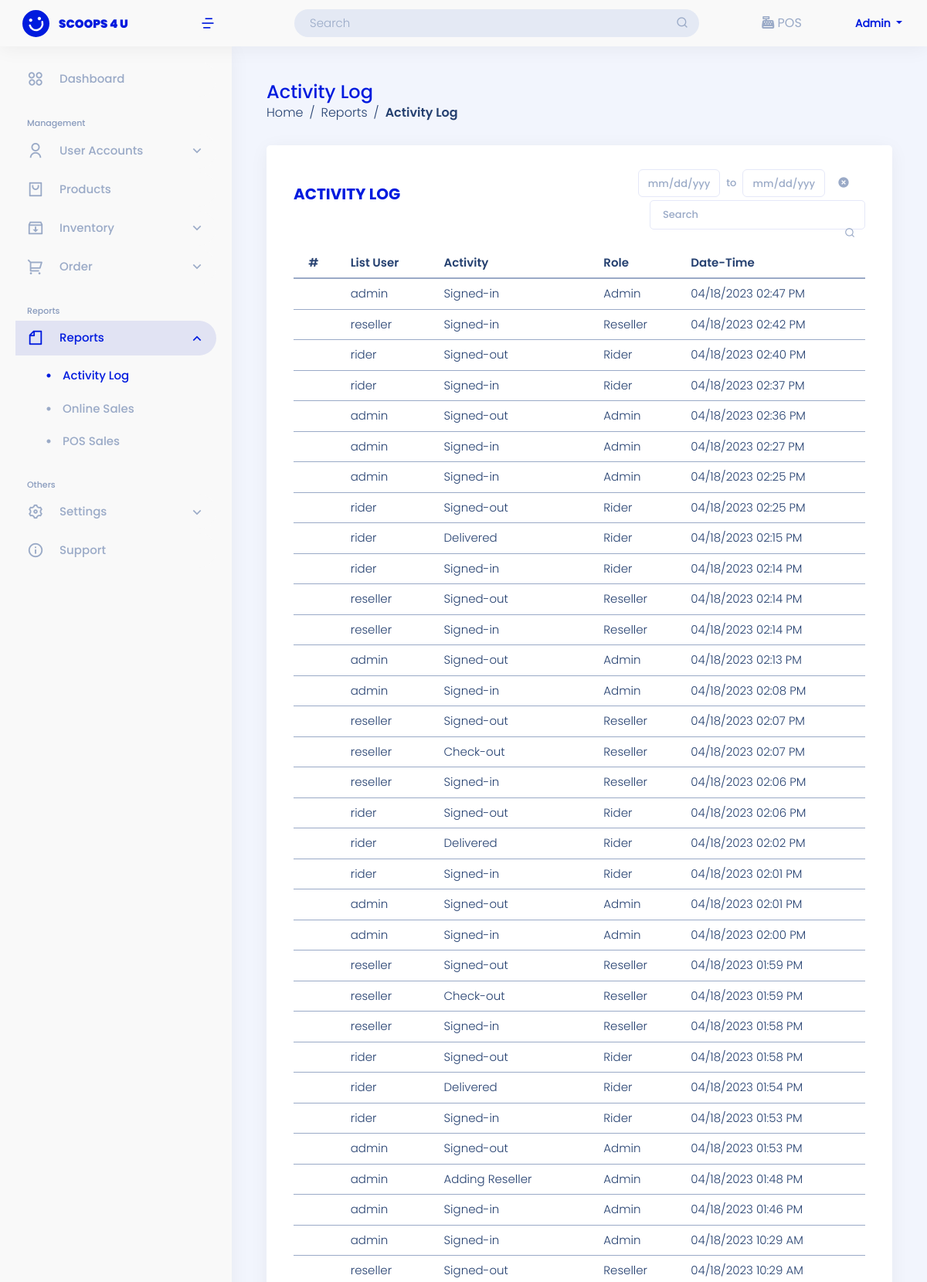
Screenshot of /user-site/reports/activity-log/ (signed in, upper part) with the database file from the repository.
### landing_page/models.py (models this page shows)
class User(AbstractUser):
    ROLE = ((" "," "),("admin","admin"),("staff","staff"),("reseller","reseller"),("rider","rider"))
    STAT = ((" "," "),("active","active"),("inactive","inactive"))
    role = models.CharField(max_length=50, null=True, default=None, choices=ROLE)
    status = models.CharField(max_length=50, null=True, default=None , choices=STAT)

### admin_site/models.py (models this page shows, shortened)
class Activity_log(models.Model):
    user_name = models.CharField(max_length=250, verbose_name=' Username')
    activity = models.CharField(max_length=250, verbose_name='Activity')
    date_time =  models.DateTimeField(default=timezone.now, verbose_name='Date and Time')
    role = models.CharField(max_length=100, null=True,verbose_name='Role')

### admin_site/views.py (the view)
# urls.py: path('reports/activity-log/', views.report_actlog, name='report_actlog'),
@login_required(login_url='landing_page:login')
def report_actlog(request):
    list_reports = Activity_log.objects.all().order_by('-id')
    context = {
        'list_reports':list_reports
    }
    return render(request, 'admin_site/reports/act_log.html', context)

### templates/admin_site/reports/act_log.html (shortened to what this page needs)
{% extends 'admin_site/base.html' %}
{% load static %}
{% block content %}
<aside id="sidebar" class="sidebar">
    <ul class="sidebar-nav" id="sidebar-nav">
        <li class="nav-item">
            <a class="nav-link collapsed" href="{% url 'admin_site:dashboard'%}" id="dash-ad">
            <i class="ri-apps-2-line" style="font-size: 22px; font-weight: 100; margin-right: 20px"></i>
            <span>Dashboard</span>
            </a>
        </li>
        <li class="nav-heading pt-3">Management</li>
        <li class="nav-item">
            <a class="nav-link collapsed" data-bs-target="#users-nav" data-bs-toggle="collapse" href="#">
                    <i class="ri-user-line" style="font-size: 22px; font-weight: 100; margin-right: 20px"></i><span>User Accounts</span><i class="ri-arrow-down-s-line ms-auto" style="font-size: 20px; font-weight: 100;" ></i>
            </a>
        </li>
        <li class="nav-item">
        <a class="nav-link collapsed" href="{%url 'admin_site:list_product' %}">
            <i class="ri-shopping-bag-2-line" style="font-size: 22px; font-weight: 100; margin-right: 20px"></i>
            <span>Products</span>
        </a>
        </li>
        <li class="nav-item">
        <a class="nav-link collapsed " data-bs-target="#inventory-nav" data-bs-toggle="collapse" href="#">
            <i class="ri-inbox-archive-line"style="font-size: 22px; font-weight: 100; margin-right: 20px"></i>
            <span>Inventory</span><i class="ri-arrow-down-s-line ms-auto" style="font-size: 20px; font-weight: 100;" ></i>
        </a>
        </li>
        <li class="nav-item">
        <a class="nav-link collapsed " data-bs-target="#sales-nav" data-bs-toggle="collapse" href="#">
            <i class="ri-shopping-cart-2-line" style="font-size: 22px; font-weight: 100; margin-right: 20px"></i><span>Order</span><i class="ri-arrow-down-s-line ms-auto" style="font-size: 20px; font-weight: 100;" ></i>
        </a>
        </li>
        <li class="nav-heading pt-3">Reports</li>
        <li class="mb-act nav-item active-nav">
            <a class="nav-link " data-bs-target="#reports-nav" data-bs-toggle="collapse" href="#">
                    <i class="ri-file-line" style="font-size: 22px; font-weight: 100; margin-right: 20px"></i><span>Reports</span><i class="ri-arrow-down-s-line ms-auto" style="font-size: 20px; font-weight: 100;" ></i>
            </a>
            <ul id="reports-nav" class="nav-content collapse show" data-bs-parent="#sidebar-nav">
                    <li>
                        <a href="{% url 'admin_site:report_actlog' %}" class="active">
                        <span>Activity Log</span>
                        </a>
                    </li>
                    <li>
                        <a href="{% url 'admin_site:report_online_sales' %}">
                        <span>Online Sales</span>
                        </a>
                    </li>
                    <li>
                        <a href="{% url 'admin_site:report_pos_sales' %}">
                        <span>POS Sales</span>
                        </a>
                    </li>
            </ul>
        </li>
        <li class="nav-heading pt-3">Others</li>
        <li class="nav-item">
            <a class="nav-link collapsed " data-bs-target="#settings-nav" data-bs-toggle="collapse" href="#">
                    <i class="ri-settings-3-line" style="font-size: 22px; font-weight: 100; margin-right: 20px"></i><span>Settings</span><i class="ri-arrow-down-s-line ms-auto" style="font-size: 20px; font-weight: 100;" ></i>
            </a>
        </li>
        <li class="nav-item">
            <a href="{% url 'admin_site:support' %}" class="nav-link collapsed ">
                    <i class="ri-information-line" style="font-size: 22px; font-weight: 100; margin-right: 20px"></i><span>Support</span>
            </a>
        </li>
    </ul>
</aside>
<main id="main" class="main mt-5">
    <div class="pagetitle">
        <h1>Activity Log</h1>
        <nav>
            <ol class="breadcrumb">
                <li class="breadcrumb-item"><a href="{% url 'admin_site:dashboard'%}">Home</a></li>
                <li class="breadcrumb-item">Reports</li>
                <li class="breadcrumb-item active">Activity Log</li>
            </ol>
        </nav>
    </div>
    <section class="section">
        <div class="row">
            <div class="col-lg-12">
                <div class="card">
                    <div class="card-body mt-3">
                        <div class="report-u act-d">
                            <div class="row">
                                <div class="col-7">
                                    <h5 class="card-title feature">Activity Log</h5>
                                </div>
                                <div class="col-5  d-flex flex-column justify-content-end">
                                    <div class="d-flex flex-row align-items-center mb-1 input-daterange">
                                        <input type="type" id="min" name="min" class="form-control date-range-filter" placeholder="mm/dd/yyyy">
                                        <span class="px-2 date-to">to</span>
                                        <input type="type" id="max" name="max" class="form-control date-range-filter"  placeholder="mm/dd/yyyy">
                                        <button class="btn btn-edit btn-filter ms-3 pe-0"><i class="ri-close-circle-fill"></i></button>
                                    </div>
                                    <form class="search-tab mb-4" action="{% url 'admin_site:search_reseller' %}" method="GET"  class="text-end px-4">
                                        <input type="text" id="tableM" class="form-control p-2 ps-3" name="search" placeholder="Search">
                                        <button class="btn btn-search btn-sm nope" type="submit"><i class="ri-search-line"></i></button>
                                    </form>
                                </div>
                            </div>
                        </div>
                        {% if list_reports %}
                        <div class="table-responsive">
                            <table id="tableRep" class="table table-hover ">
                                <thead>
                                    <tr class="align-middle">
                                        <th scope="col">#</th>
                                        <th scope="col">List User</th>
                                        <th scope="col">Activity</th>
                                        <th scope="col">Role</th>
                                        <th scope="col" >Date-Time</th>
                                    </tr>
                                </thead>
                                <tbody id="tableRow">
                                    {% for list in list_reports %}
                                    <tr class="align-middle">
                                        <td class="num-row"></td>
                                        <td>{{ list.user_name }}</td>
                                        <td>{{ list.activity }}</td>
                                        <td class="role">{{ list.role }}</td>
                                        <td class="date-main" id="dateMain">{{ list.date_time|date:"m/d/Y h:i A" }}</td>
                                    </tr>
                                    {% endfor %}
                                </tbody>
                            </table>
                        </div>
                        {% endif %}
                    </div>
                </div>
            </div>
        </div>
    </section>
</main>
{% endblock content %}

### templates/admin_site/base.html (shortened to what this page needs)
{% load static %}
<!DOCTYPE html>
<html lang="en">
<head>
    <link href="https://cdn.jsdelivr.net/npm/bootstrap@5.0.2/dist/css/bootstrap.min.css" rel="stylesheet" >
    <link href="{% static '/css/assets/bootstrap/css/bootstrap.min.css'%}" rel="stylesheet">
    <link href="{% static '/css/assets/simple-datatables/style.css'%}" rel="stylesheet">
    <link href="{% static '/css/assets/remixicon/remixicon.css'%}" rel="stylesheet">
    <link href="https://cdn.datatables.net/1.13.4/css/jquery.dataTables.min.css" rel="stylesheet">
    <link href="https://cdn.datatables.net/buttons/2.3.6/css/buttons.dataTables.min.css" rel="stylesheet">
    <link href="https://cdn.datatables.net/autofill/2.5.3/css/autoFill.dataTables.min.css" rel="stylesheet">
    <link href="https://cdn.datatables.net/v/bs5/jszip-2.5.0/b-2.3.6/b-colvis-2.3.6/b-html5-2.3.6/b-print-2.3.6/date-1.4.0/sp-2.1.2/datatables.min.css" rel="stylesheet"/>
    <link href="{% static '/css/sandi.css'%}" rel="stylesheet">
  </head>
<body>
{% if user.role == "admin"%}
<header id="header" class="header fixed-top d-flex align-items-center">
  <div class="d-flex align-items-center justify-content-between">
    <a href="{% url 'admin_site:dashboard'%}" class="logo d-flex align-items-center">
      <img src="{% static '/img/logo-header.svg'%}" alt="">
      <span class="d-none d-lg-block">SCOOPS 4 U</span>
    </a>
    <i class="ri-menu-4-line toggle-sidebar-btn ms-1 me-3" style="font-size: 20px; font-weight: 500; color:#001BDE;"></i>
  </div>
  <div class="search-bar mx-auto">
    <form class="search-form d-flex align-items-center" method="POST" action="#">
      <input type="text" name="query" placeholder="Search" title="Enter search keyword">
      <button type="submit" title="Search"><i class="ri-search-line"></i></button>
    </form>
  </div>
  <div class="POS POS-header">
      <i class="fa-solid fa-cash-register"></i>
      <a href="{%url 'admin_site:pos' %}">POS</a>
    </div>
  <nav class="header-nav ms-auto">
    <ul class="d-flex align-items-center">
      <li class="nav-item dropdown pe-3">
        <a class="nav-link nav-profile d-flex align-items-center me-3" href="#" data-bs-toggle="dropdown">
          <span class="d-none d-md-block dropdown-toggle ps-2" style="text-transform: capitalize;">
            {{ user }}
          </span>
        </a>
      </li>
    </ul>
  </nav>
</header>
{% endif %}
<div class="">
  <div class="">
      <div class="">
          {% block content %}
          {% endblock content %}
        </div>
      </div>
    </div>
</body>
</html>

### rows the page displays
User: username "Admin"
Activity_log: user_name "admin", activity "Signed-in", role "Admin", date_time "04/18/2023 02:47 PM"
Activity_log: user_name "reseller", activity "Signed-in", role "Reseller", date_time "04/18/2023 02:42 PM"
Activity_log: user_name "rider", activity "Signed-out", role "Rider", date_time "04/18/2023 02:40 PM"
Activity_log: user_name "rider", activity "Signed-in", role "Rider", date_time "04/18/2023 02:37 PM"
Activity_log: user_name "admin", activity "Signed-out", role "Admin", date_time "04/18/2023 02:36 PM"
Activity_log: user_name "admin", activity "Signed-in", role "Admin", date_time "04/18/2023 02:27 PM"
Activity_log: user_name "admin", activity "Signed-in", role "Admin", date_time "04/18/2023 02:25 PM"
Activity_log: user_name "rider", activity "Signed-out", role "Rider", date_time "04/18/2023 02:25 PM"
Activity_log: user_name "rider", activity "Delivered", role "Rider", date_time "04/18/2023 02:15 PM"
Activity_log: user_name "rider", activity "Signed-in", role "Rider", date_time "04/18/2023 02:14 PM"
Activity_log: user_name "reseller", activity "Signed-out", role "Reseller", date_time "04/18/2023 02:14 PM"
Activity_log: user_name "reseller", activity "Signed-in", role "Reseller", date_time "04/18/2023 02:14 PM"
Activity_log: user_name "admin", activity "Signed-out", role "Admin", date_time "04/18/2023 02:13 PM"
Activity_log: user_name "admin", activity "Signed-in", role "Admin", date_time "04/18/2023 02:08 PM"
Activity_log: user_name "reseller", activity "Signed-out", role "Reseller", date_time "04/18/2023 02:07 PM"
Activity_log: user_name "reseller", activity "Check-out", role "Reseller", date_time "04/18/2023 02:07 PM"
Activity_log: user_name "reseller", activity "Signed-in", role "Reseller", date_time "04/18/2023 02:06 PM"
Activity_log: user_name "rider", activity "Signed-out", role "Rider", date_time "04/18/2023 02:06 PM"
Activity_log: user_name "rider", activity "Delivered", role "Rider", date_time "04/18/2023 02:02 PM"
Activity_log: user_name "rider", activity "Signed-in", role "Rider", date_time "04/18/2023 02:01 PM"
Activity_log: user_name "admin", activity "Signed-out", role "Admin", date_time "04/18/2023 02:01 PM"
Activity_log: user_name "admin", activity "Signed-in", role "Admin", date_time "04/18/2023 02:00 PM"
Activity_log: user_name "reseller", activity "Signed-out", role "Reseller", date_time "04/18/2023 01:59 PM"
Activity_log: user_name "reseller", activity "Check-out", role "Reseller", date_time "04/18/2023 01:59 PM"
Activity_log: user_name "reseller", activity "Signed-in", role "Reseller", date_time "04/18/2023 01:58 PM"
Activity_log: user_name "rider", activity "Signed-out", role "Rider", date_time "04/18/2023 01:58 PM"
Activity_log: user_name "rider", activity "Delivered", role "Rider", date_time "04/18/2023 01:54 PM"
Activity_log: user_name "rider", activity "Signed-in", role "Rider", date_time "04/18/2023 01:53 PM"
Activity_log: user_name "admin", activity "Signed-out", role "Admin", date_time "04/18/2023 01:53 PM"
Activity_log: user_name "admin", activity "Adding Reseller", role "Admin", date_time "04/18/2023 01:48 PM"
Activity_log: user_name "admin", activity "Signed-in", role "Admin", date_time "04/18/2023 01:46 PM"
Activity_log: user_name "admin", activity "Signed-in", role "Admin", date_time "04/18/2023 10:29 AM"
Activity_log: user_name "reseller", activity "Signed-out", role "Reseller", date_time "04/18/2023 10:29 AM"
